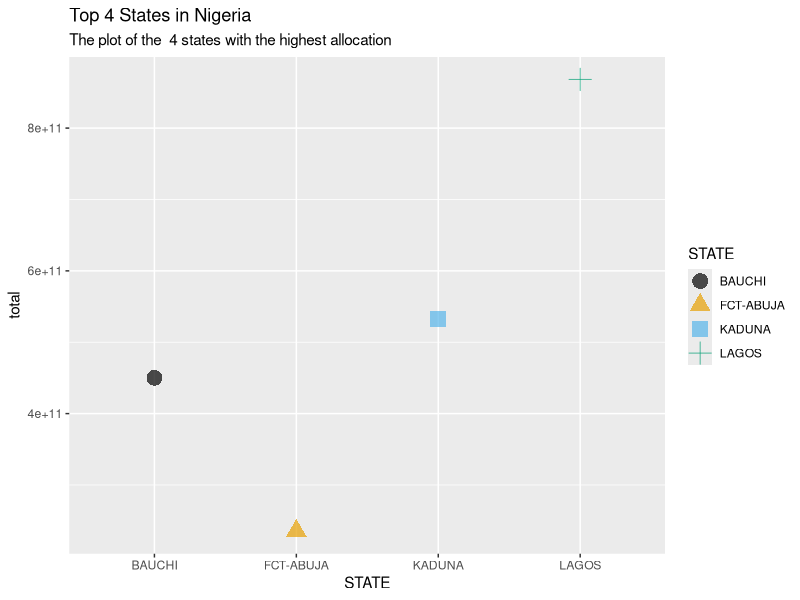
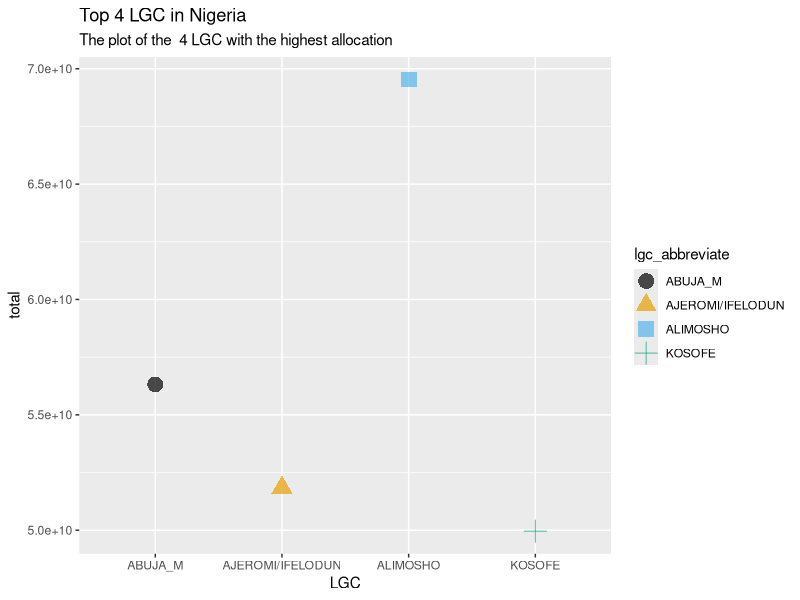

These charts were generated, in order, by the following R code:
## ---- chunk 1
library(tidyverse)
library(skimr)
library(readxl)
library(ggthemes)
library(here)
## ---- chunk 2
faac_lga <- read_excel(here("data/raw/FAAC DATA - Data Community.xlsx"))
## ---- chunk 3
#The skim gives an overview statistics of the dataset
faac_lga |> 
  glimpse() |> 
  skim()
## ---- chunk 4
#Rename columns with the correct month and year from January 2007 to December 2018
correct_year <-  faac_lga %>%
  rename(
    Jan_2007 = `39083`,
    Feb_2007 = `39114`,
    Mar_2007 = `39142`,
    Apr_2007 = `39173`,
    May_2007 = `39203`,
    Jun_2007 = `39234`,
    Jul_2007 = `39264`,
    Aug_2007 = `39295`,
    Sep_2007 = `39326`,
    Oct_2007 = `39356`,
    Nov_2007 = `39387`,
    Dec_2007 = `39417`,
    Jan_2008 = `39448`,
    Feb_2008 = `39479`,
    Mar_2008 = `39508`,
    Apr_2008 = `39539`,
    May_2008 = `39569`,
    Jun_2008 = `39600`,
    Jul_2008 = `39630`,
    Aug_2008 = `39661`,
    Sep_2008 = `39692`,
    Oct_2008 = `39722`,
    Nov_2008 = `39753`,
    Dec_2008 = `39783`,
    Jan_2009 = `39814`,
    Feb_2009 = `39845`,
    Mar_2009 = `39873`,
    Apr_2009 = `39904`,
    May_2009 = `39934`,
    Jun_2009 = `39965`,
    Jul_2009 = `39995`,
    Aug_2009 = `40026`,
    Sep_2009 = `40057`,
    Oct_2009 = `40087`,
    Nov_2009 = `40118`,
    Dec_2009 = `40148`,
    Jan_2010 = `40179`,
    Feb_2010 = `40210`,
    Mar_2010 = `40238`,
    Apr_2010 = `40269`,
    May_2010 = `40299`,
    Jun_2010 = `40330`,
    Jul_2010 = `40360`,
    Aug_2010 = `40391`,
    Sep_2010 = `40422`,
    Oct_2010 = `40452`,
    Nov_2010 = `40483`,
    Dec_2010 = `40513`,
    Jan_2011 = `40544`,
    Feb_2011 = `40575`,
    Mar_2011 = `40603`,
    Apr_2011 = `40634`,
    May_2011 = `40664`,
    Jun_2011 = `40695`,
    Jul_2011 = `40725`,
    Aug_2011 = `40756`,
    Sep_2011 = `40787`,
    Oct_2011 = `40817`,
    Nov_2011 = `40848`,
    Dec_2011 = `40878`,
    Jan_2012 = `40909`,
    Feb_2012 = `40940`,
    Mar_2012 = `40969`,
    Apr_2012 = `41000`,
    May_2012 = `41030`,
    Jun_2012 = `41061`,
    Jul_2012 = `41091`,
    Aug_2012 = `41122` ,
    Sep_2012 = `41153`,
    Oct_2012 = `41183`,
    Nov_2012 = `41214`,
    Dec_2012= `41244`,
    Jan_2013 = `41275`,
    Feb_2013 = `41306`,
    Mar_2013 = `41334`,
    Apr_2013 = `41365`,
    May_2013 = `41395`,
    Jun_2013 = `41426`,
    Jul_2013 = `41456`,
    Aug_2013 = `41487` ,
    Sep_2013 = `41518`,
    Oct_2013 = `41548`,
    Nov_2013 = `41579` ,
    Dec_2013 = `41609`,
    Jan_2014 = `41640` ,
    Feb_2014 = `41671`,
    Mar_2014 = `41699`,
    Apr_2014 = `41730`,
    May_2014 = `41760`,
    Jun_2014 = `41791`,
    Jul_2014 = `41821`,
    Aug_2014 = `41852` ,
    Sep_2014 = `41883`,
    Oct_2014 = `41913`,
    Nov_2014 = `41944` ,
    Dec_2014 = `41974`,
    Jan_2015 = `42005` ,
    Feb_2015 = `42036`,
    Mar_2015 = `42064` ,
    Apr_2015 = `42095`,
    May_2015 = `42125`,
    Jun_2015 = `42156`,
    Jul_2015 = `42186`,
    Aug_2015 = `42217` ,
    Sep_2015 = `42248`,
    Oct_2015 = `42278`,
    Nov_2015 = `42309` ,
    Dec_2015 = `42339`,
    Jan_2016 = `42370` ,
    Feb_2016 = `42401`,
    Mar_2016 = `42430` ,
    Apr_2016 = `42461`,
    May_2016 = `42491`,
    Jun_2016 = `42522`,
    Jul_2016 = `42552`,
    Aug_2016 = `42583`,
    Sep_2016 = `42614` ,
    Oct_2016 = `42644` ,
    Nov_2016 = `42675`,
    Dec_2016  = `42705` ,
    Jan_2017= `42736`,
    Feb_2017= `42767` ,
    Mar_2017 = `42795`,
    Apr_2017  = `42826` ,
    May_2017 = `42856`,
    Jun_2017 = `42887`,
    Jul_2017 = `42917`,
    Aug_2017 = `42948` ,
    Sep_2017 = `42979` ,
    Oct_2017 = `43009` ,
    Nov_2017 =  `43040`,
    Dec_2017 = `43070`  ,
    Jan_2018 = `43101`,
    Feb_2018 = `43132` ,
    Mar_2018 = `43160`,
    Apr_2018  = `43191`  ,
    May_2018 = `43221`,
    Jun_2018 = `43252`,
    Jul_2018 = `43282`,
    Aug_2018 = `43313` ,
    Sep_2018 = `43344`,
    Oct_2018 = `43374` ,
    Nov_2018 =  `43405`,
    Dec_2018 = `43435`,
  )

## ---- chunk 5
#Extract the rows of interest
exclude_totalaverage <- correct_year[1:774,]
## ---- chunk 6
#| label: tbl-pivotlonger
#| tbl-cap: "Pivot long faac data"

faac_data_long <- exclude_totalaverage |>
  select(STATE, LGC, !starts_with("4")) |> 
  pivot_longer(
    cols = -c(STATE, LGC),
    names_to = "date",
    values_to = "amount"
  ) |> 
  separate(date, into = c("Month", "Year"), sep = "_")
## ---- chunk 7
#| label: tbl-stateyearlysummarry
#| tbl-cap: 'State yearly summary'

summary_state_year <- faac_data_long |> 
  group_by(STATE, Year) |>
  summarise(
    total = sum(amount, na.rm = TRUE),
    avg = mean(amount, na.rm = TRUE)
  )
## ---- chunk 8
#| label: tbl-lgcannualsummary
#| tbl-cap: 'lgc annual summary'

summary_lgc_year <- faac_data_long |> 
  group_by(LGC, Year) |>
  summarise(
    total = sum(amount, na.rm = TRUE),
    avg = mean(amount, na.rm = TRUE)
  )
## ---- chunk 9
#| label: tbl-monthlystatesummary
#| tbl-cap: 'states monthly summary'

summary_state_month <- faac_data_long |> 
  group_by(STATE, Month) |>
  summarise(
    total = sum(amount, na.rm = TRUE),
    avg = mean(amount, na.rm = TRUE)
  )
## ---- chunk 10
#| label: tbl-lgcmonthlysummary
#| tbl-cap: 'lgc monthly summary'


summary_lgc_month <- faac_data_long |> 
  group_by(LGC, Month) |>
  summarise(
    total = sum(amount, na.rm = TRUE),
    avg = mean(amount, na.rm = TRUE)
  )
## ---- chunk 11
#| label: tbl-Yearlysummary
#| tbl-cap: 'Yearly summary'

summary_year <- faac_data_long |> 
  group_by(Year) |>
  summarise(
    total = sum(amount, na.rm = TRUE),
    avg = mean(amount, na.rm = TRUE)
  )
## ---- chunk 12
#| label: tbl-Monthlysummary
#| tbl-cap: 'Monthly summary'



summary_month <- faac_data_long |> 
  group_by(Month) |>
  summarise(
    total = sum(amount, na.rm = TRUE),
    avg = mean(amount, na.rm = TRUE)
  )
## ---- chunk 13
#| label: tbl-topstates
#| tbl-cap: 'Top states'


summary_state <- faac_data_long |> 
  group_by(STATE) |>
  summarise(
    total = sum(amount, na.rm = TRUE),
    avg = mean(amount, na.rm = TRUE)
  ) |> 
  arrange(desc(avg))
## ---- chunk 14
#| label: tbl-top4states
#| tbl-cap: 'Top 4 states'

Top_fourstates <- summary_state |> head(4)
## ---- chunk 15
#| label: tbl-toplgc
#| tbl-cap: 'Top lgc'


summary_state <- faac_data_long |> 
  group_by(LGC) |>
  summarise(
    total = sum(amount, na.rm = TRUE),
    avg = mean(amount, na.rm = TRUE)
  ) |> 
  arrange(desc(avg))
## ---- chunk 16
#| label: tbl-top4lgc
#| tbl-cap: 'Top 4 lgc'

Top_fourlgc <- summary_state |> head(4)

## ---- chunk 17
#| fig-cap: "Top 4 States"
#| label: fig-top4states

Top_fourstates %>%
  ggplot(aes(STATE, total, colour =  STATE, shape = STATE )) +
  geom_point(size = 5, alpha = 0.7) +
  scale_color_colorblind() +
  labs(
    title = 'Top 4 States in Nigeria',
    subtitle = 'The plot of the  4 states with the highest allocation',
    x = 'STATE',
    y = 'total'
  )
## ---- chunk 18
#| fig-cap: "Top 4 lgc"
#| label: fig-top4lgc

Top_fourlgc %>%
  mutate(lgc_abbreviate = case_when(
    LGC == "ABUJA MUNICIPAL" ~ "ABUJA_M",
    LGC == "AJEROMI/IFELODU" ~ "AJEROMI_I",  
    .default = LGC
  )) |> 
  ggplot(aes(lgc_abbreviate, total, colour = lgc_abbreviate, shape = lgc_abbreviate)) +
  geom_point(size = 5, alpha = 0.7) +
  scale_color_colorblind() +
  labs(
    title = 'Top 4 LGC in Nigeria',
    subtitle = 'The plot of the  4 LGC with the highest allocation',
    x = 'LGC',
    y = 'total'
  )
